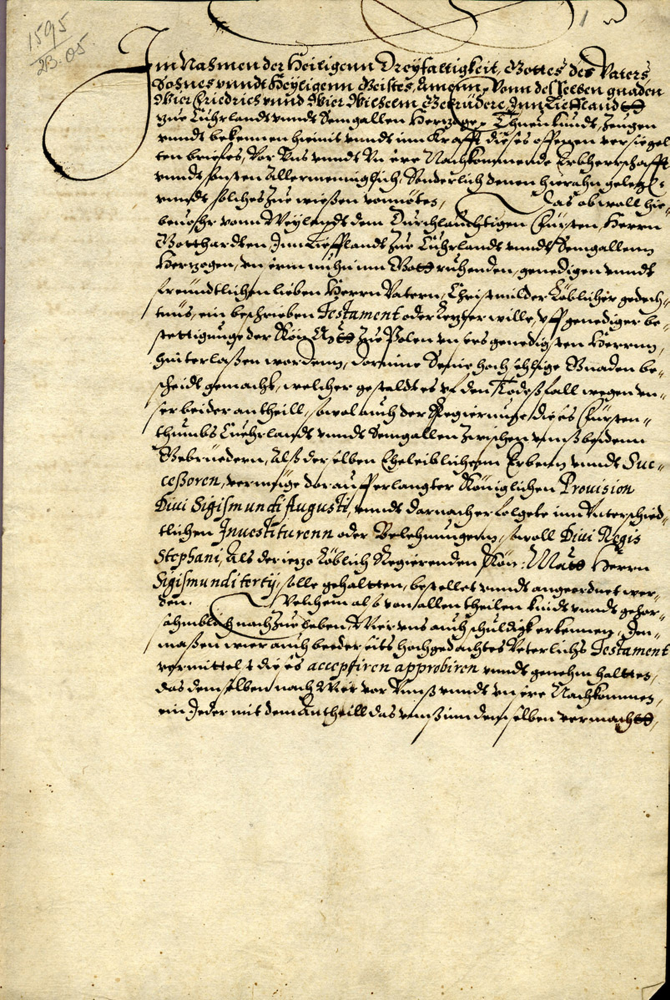
#> input picture evaluation/input/01_handwritten_legal_parchment.jpg, 2008 x 3000 px (shown at 1/3 size); its folder holds only this picture in this run
$ python create_comprehensive_qa_inputs.py
#> lines starting #> are read from the running program, lines starting #| are printed output that depends on the picture; after the words box and inside, x2 and y2 are one past the last pixel; in counts of white or black regions, pixels touching at a corner belong together
from pathlib import Path
import cv2
import numpy as np

ROOT = Path('/home/ubuntu/image_project_split')
OUT = ROOT / 'evaluation' / 'comprehensive_qa' / 'input'
OUT.mkdir(parents=True, exist_ok=True)


def save(name: str, image: np.ndarray) -> None:
    path = OUT / name
    if image.dtype != np.uint8:
        image = np.clip(image, 0, 255).astype(np.uint8)
    if not cv2.imwrite(str(path), image):
        raise RuntimeError(f'failed to write {path}')


def base_page(color=False, size=(900, 650)):
#> called with color = False, size = (900, 650)
    h, w = size[1], size[0]
    if color:
        canvas = np.full((h, w, 3), (248, 245, 235), dtype=np.uint8)
        cv2.rectangle(canvas, (100, 80), (w - 100, h - 80), (255, 255, 255), -1)
        ink = (55, 70, 130)
    else:
        canvas = np.full((h, w), 245, dtype=np.uint8)
        cv2.rectangle(canvas, (100, 80), (w - 100, h - 80), 255, -1)
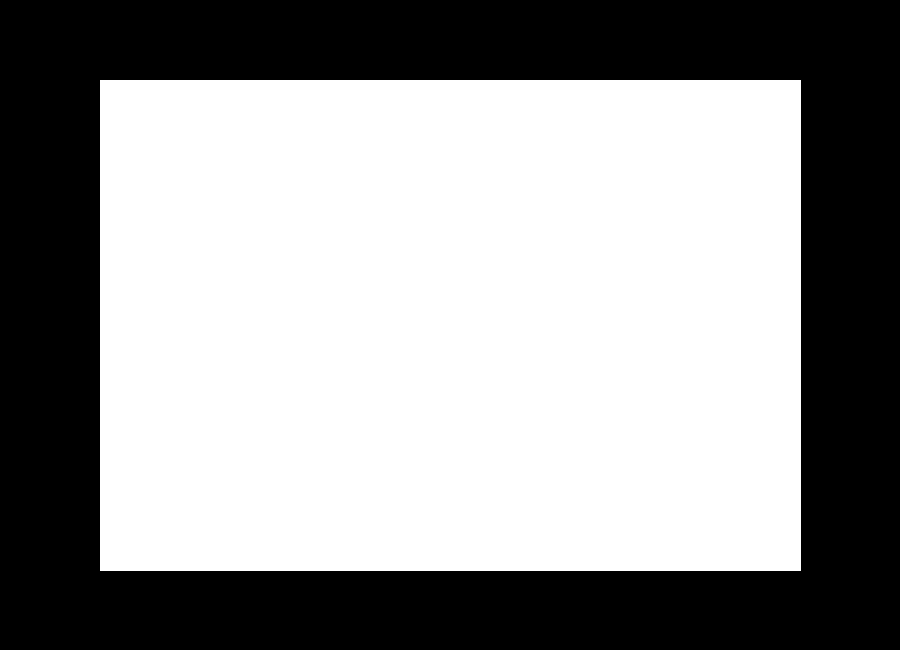
#> canvas: shape (650, 900); values 245 (black) and 255 (white), 58.8% white; 1 black region, box (x1, y1, x2, y2) and area: (0, 0, 900, 650) 240809
        ink = 25
    cv2.putText(canvas, 'DOCUMENT QA SAMPLE', (145, 150), cv2.FONT_HERSHEY_SIMPLEX, 1.1, ink, 3, cv2.LINE_AA)
#> canvas: shape (650, 900); 1.18% of pixels changed, all inside (x1, y1, x2, y2) = (146, 124, 541, 155)
    for y, width in [(230, 570), (280, 620), (330, 520), (380, 600), (430, 450)]:
        cv2.line(canvas, (145, y), (145 + width, y), ink, 4, cv2.LINE_AA)
#> canvas: shape (650, 900); min 25, max 255, mean 242.9
    cv2.rectangle(canvas, (590, 470), (730, 540), ink, 4)
    return canvas


normal = base_page(False)
save('01_normal_grayscale.png', normal)
save('02_normal_color.png', base_page(True))
#> call 2 of base_page, with color = True, size = (900, 650)
#> after the loop in base_page (call 2), `for y, width in [(230, 570), (280, 620), (330, 520), (380, 600), (430,..`:
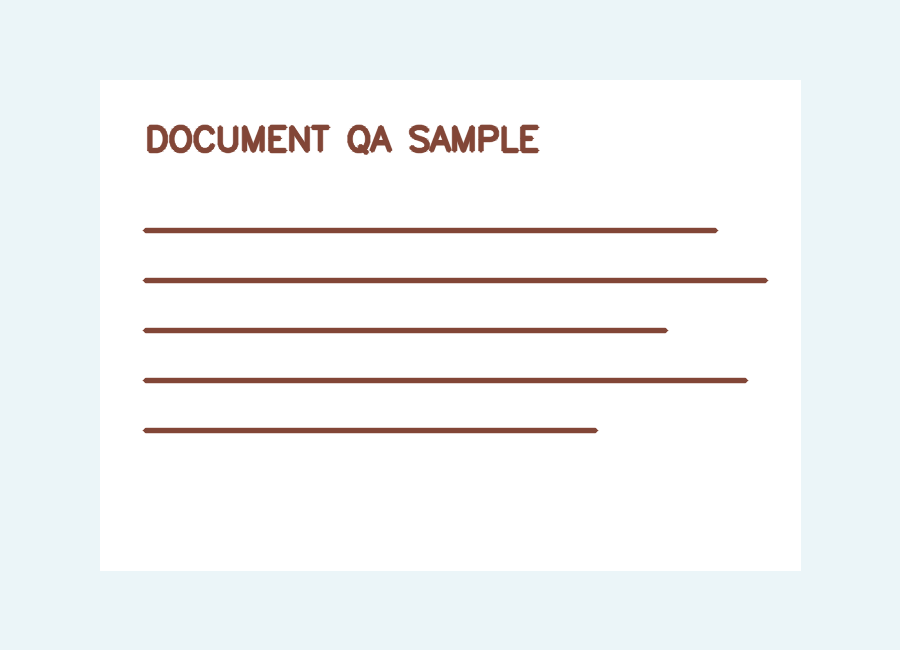
#> canvas: shape (650, 900, 3); mean of channels 0, 1, 2 245.1, 244.4, 242.4; drawn as B, G, R
#> in base_page (call 2), `cv2.rectangle(canvas, (590, 470), (730, 540), ink, 4)`: canvas: shape (650, 900, 3); 0.36% of pixels changed, all inside (x1, y1, x2, y2) = (588, 468, 733, 543)
save('03_very_bright.png', cv2.convertScaleAbs(normal, alpha=0.45, beta=140))
save('04_dark.png', cv2.convertScaleAbs(normal, alpha=0.45, beta=5))
save('05_low_contrast.png', cv2.convertScaleAbs(normal, alpha=0.28, beta=92))
#> in save (call 5), `if not cv2.imwrite(str(path), image):`:
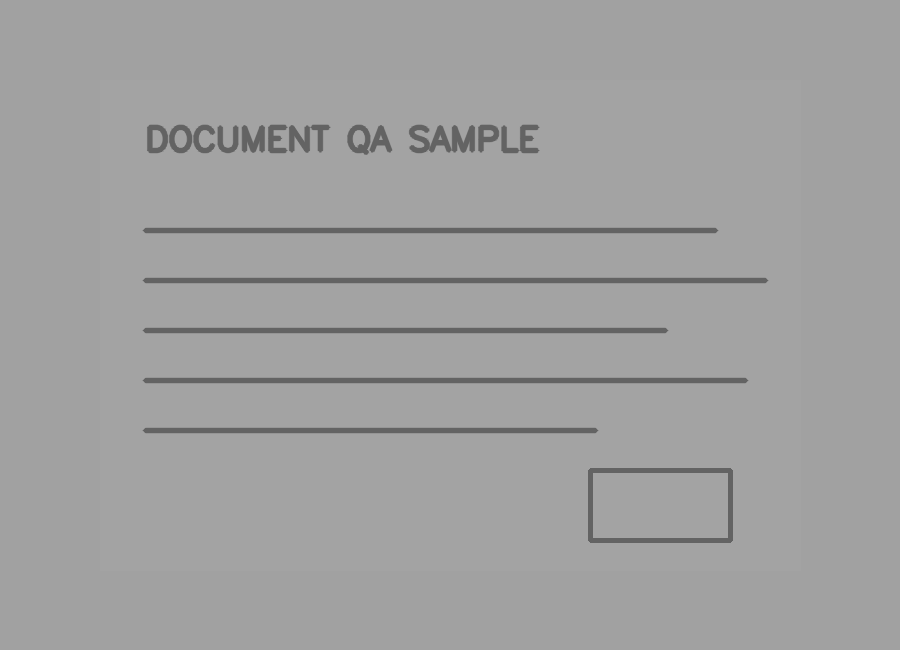
#> saved as 05_low_contrast.png: shape (650, 900); min 99, max 163, mean 159.7

rng = np.random.default_rng(20260822)
noise = rng.normal(0, 30, normal.shape).astype(np.float32)
save('06_high_noise.png', normal.astype(np.float32) + noise)

blurred = cv2.GaussianBlur(normal, (0, 0), 5)
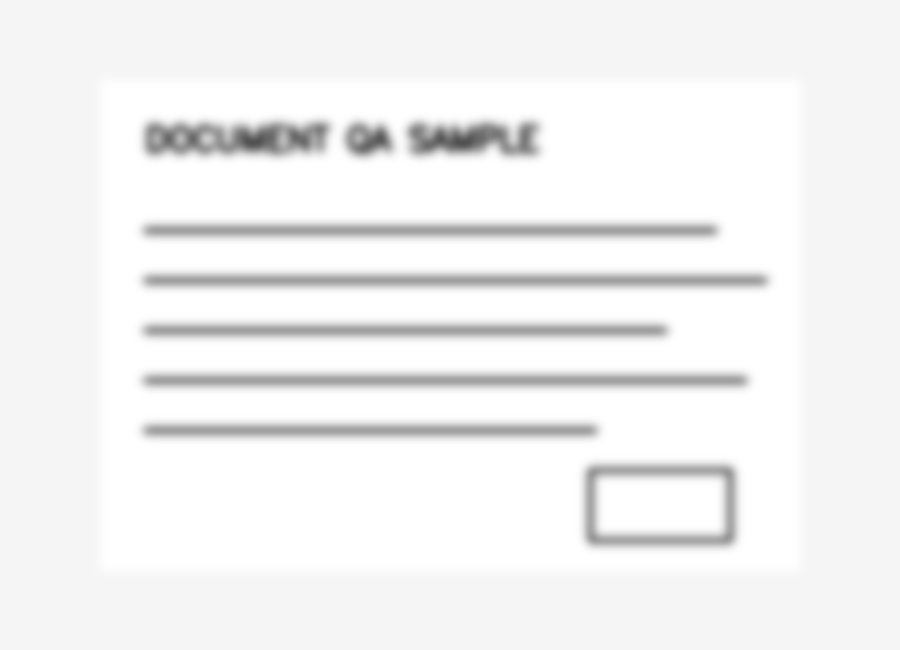
#> blurred: shape (650, 900); min 81, max 255, mean 242
save('07_blurred.png', blurred)

for angle in (2, 5, 10, -7):
    matrix = cv2.getRotationMatrix2D((normal.shape[1] / 2, normal.shape[0] / 2), angle, 1.0)
    rotated = cv2.warpAffine(normal, matrix, (normal.shape[1], normal.shape[0]), flags=cv2.INTER_CUBIC, borderMode=cv2.BORDER_CONSTANT, borderValue=255)
    save(f'08_skew_{angle:+d}deg.png', rotated)
#> this loop made 4 passes
#> matrix on passes 1 to 4: [[0.999, 0.0349, -11.07], [-0.0349, 0.999, 15.9]], [[0.996, 0.0872, -26.61], [-0.0872, 0.996, 40.46]], [[0.985, 0.174, -49.6], [-0.174, 0.985, 83.08]], [[0.993, -0.122, 42.96], [0.122, 0.993, -52.42]]

# A page-like image with a clear border for preparation/crop validation.
framed = np.full((700, 1000, 3), (40, 45, 50), dtype=np.uint8)
cv2.rectangle(framed, (155, 95), (845, 605), (248, 248, 245), -1)
cv2.rectangle(framed, (155, 95), (845, 605), (10, 10, 10), 5)
cv2.putText(framed, 'FRAMED DOCUMENT', (245, 220), cv2.FONT_HERSHEY_SIMPLEX, 1.2, (20, 20, 20), 4, cv2.LINE_AA)
for y in range(285, 500, 55):
    cv2.line(framed, (235, y), (765, y), (30, 30, 30), 4)
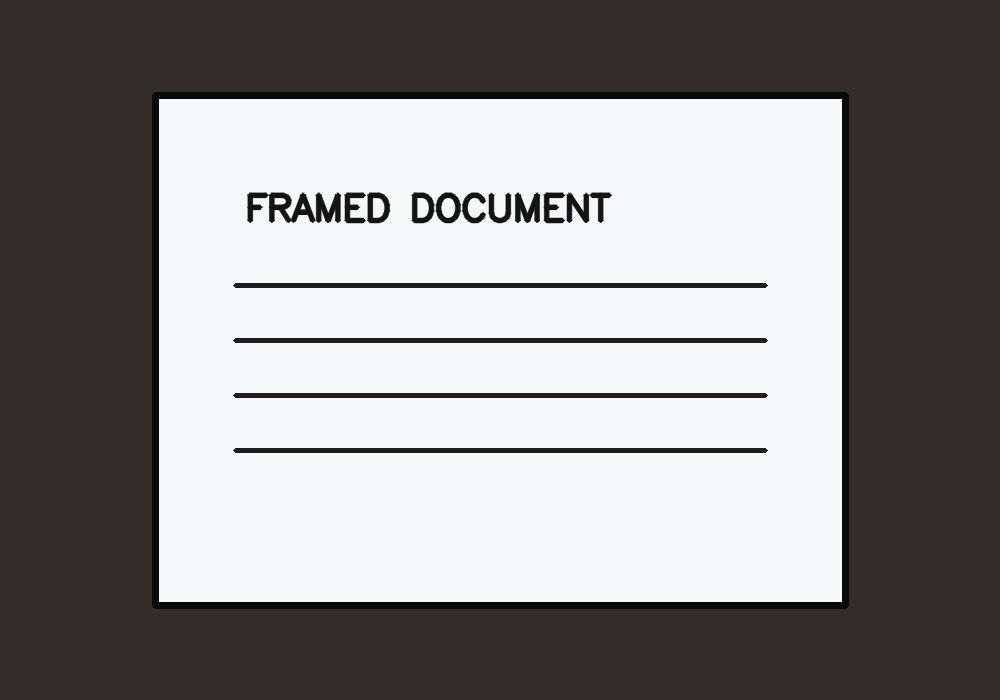
#> framed: shape (700, 1000, 3); mean of channels 0, 1, 2 136.3, 138.7, 139.8; drawn as B, G, R
save('09_clear_document_boundary.jpg', framed)

# Mild perspective distortion with a non-white background.
source = base_page(False, (620, 850))
#> call 3 of base_page, with color = False, size = (620, 850)
#> in base_page (call 3), `cv2.rectangle(canvas, (100, 80), (w - 100, h - 80), 255, -1)`: canvas: shape (850, 620); values 245 (black) and 255 (white), 55.2% white; 1 black region, box (x1, y1, x2, y2) and area: (0, 0, 620, 850) 236089
#> in base_page (call 3), `cv2.putText(canvas, 'DOCUMENT QA SAMPLE', (145, 150), cv2.FONT_HERSHEY..`: canvas: shape (850, 620); min 25, max 255, mean 248.2
#> after the loop in base_page (call 3), `for y, width in [(230, 570), (280, 620), (330, 520), (380, 600), (430,..`:
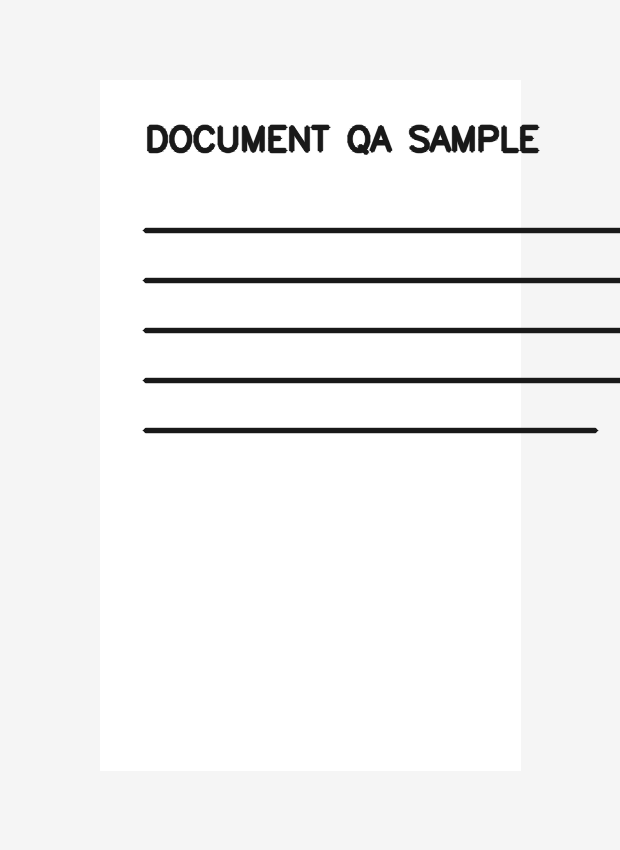
#> canvas: shape (850, 620); min 25, max 255, mean 242.7
#> in base_page (call 3), `cv2.rectangle(canvas, (590, 470), (730, 540), ink, 4)`: canvas: shape (850, 620); 0.12% of pixels changed, all inside (x1, y1, x2, y2) = (588, 468, 620, 543)
quad = np.float32([[0, 0], [849, 0], [849, 619], [0, 619]])
dst = np.float32([[70, 30], [790, 80], [820, 570], [30, 600]])
perspective = cv2.warpPerspective(source, cv2.getPerspectiveTransform(quad, dst), (850, 620), borderValue=100)
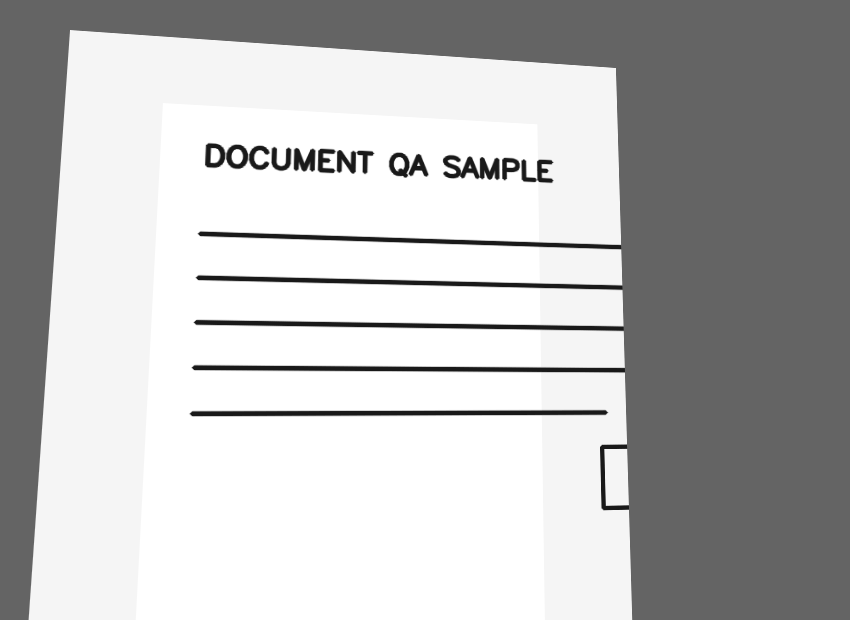
#> perspective: shape (620, 850); min 25, max 255, mean 187.9
save('10_perspective_page.jpg', perspective)

# Copy/link references are represented in the manifest; leave originals untouched.
references = [
    ROOT / 'evaluation' / 'input' / 'b01.jpg',
    ROOT / 'evaluation' / 'input' / 'b02.jpg',
]
manifest = []
for path in sorted(OUT.iterdir()):
    if path.is_file():
        image = cv2.imread(str(path), cv2.IMREAD_UNCHANGED)
#> image is the input picture: shape (3000, 2008, 3); mean B, G, R 162.9, 198.2, 211.6
        manifest.append(f'{path.name}\tshape={tuple(image.shape)}\tmean={float(image.mean()):.3f}\tmin={int(image.min())}\tmax={int(image.max())}')
for path in references:
    if path.exists():
        image = cv2.imread(str(path), cv2.IMREAD_UNCHANGED)
        manifest.append(f'REAL::{path.name}\tshape={tuple(image.shape)}\tmean={float(image.mean()):.3f}\tmin={int(image.min())}\tmax={int(image.max())}')
(OUT.parent / 'manifest.tsv').write_text('\n'.join(manifest) + '\n', encoding='utf-8')
print(f'created {len(list(OUT.iterdir()))} files in {OUT}')
print((OUT.parent / 'manifest.tsv').read_text(encoding='utf-8'))
